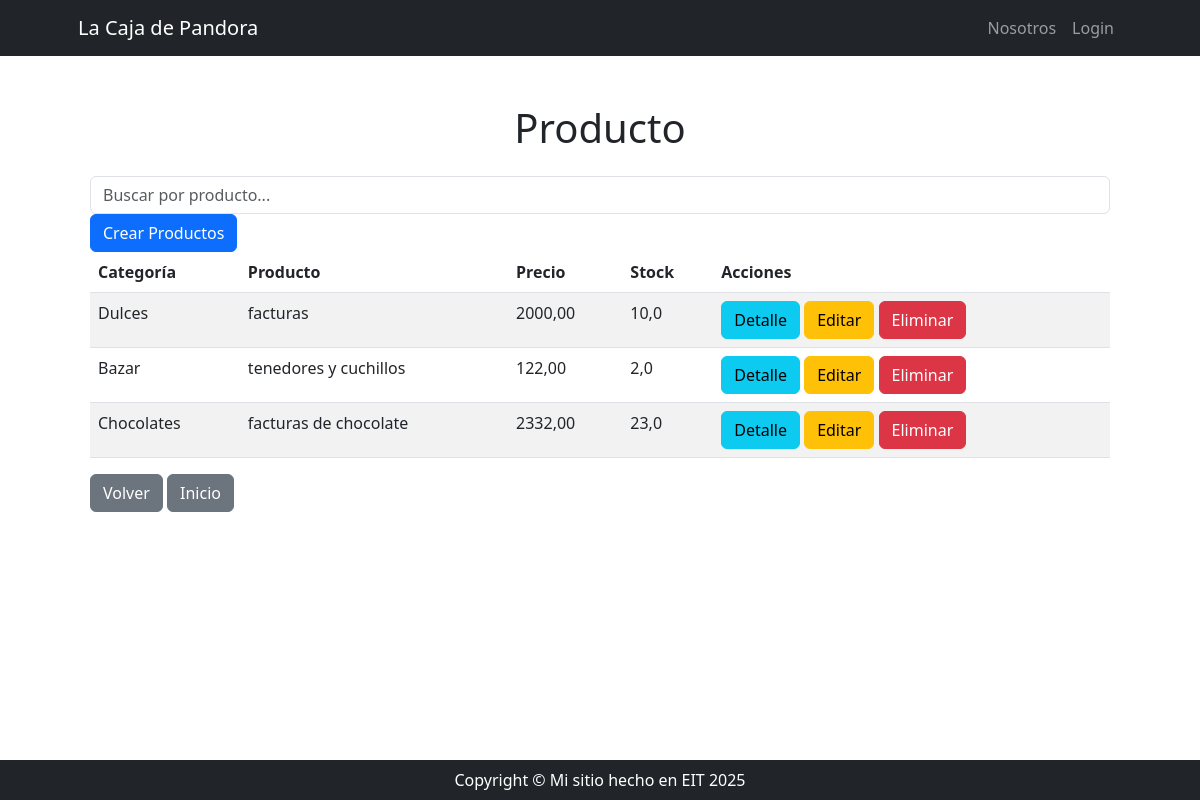
The page /producto/producto/list/ on the database as committed earlier.
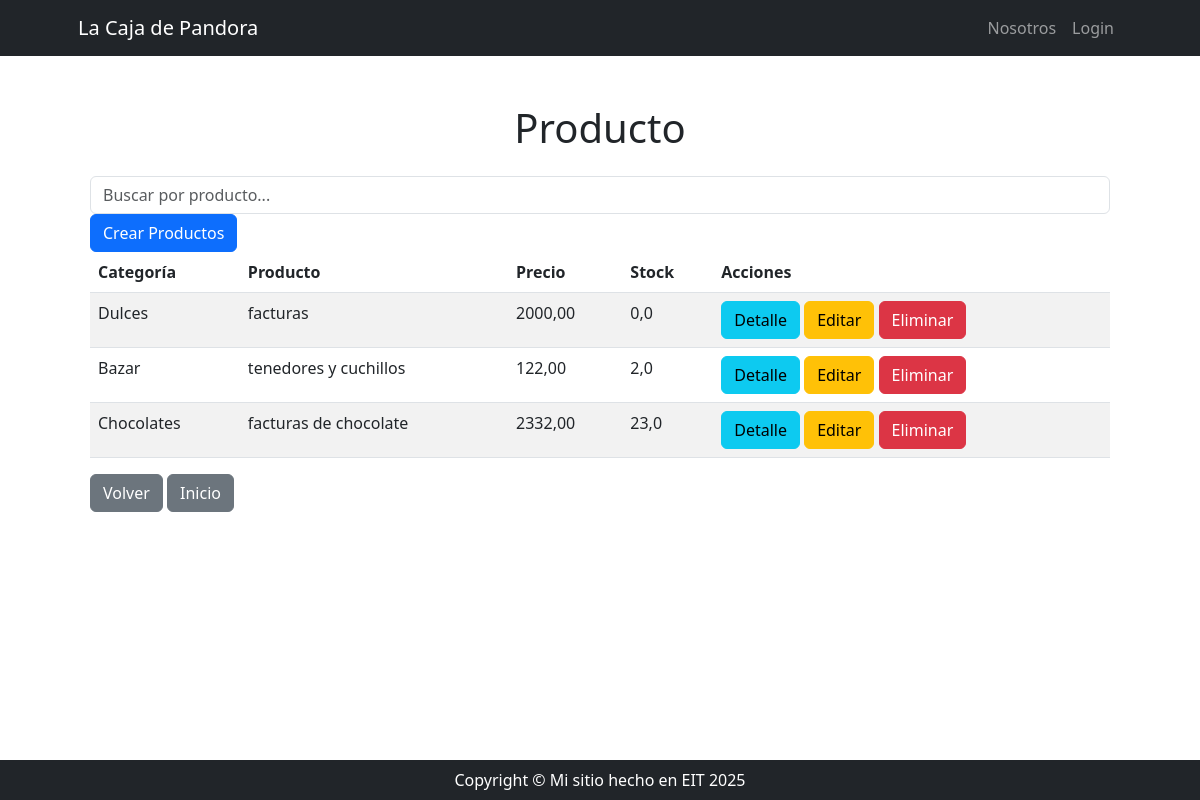
The same page on the database as committed later.
### producto/models.py (models this page shows, shortened)
class Producto(models.Model):
    categoria = models.ForeignKey(
        Categoria, on_delete=models.SET_NULL, null=True, blank=True, verbose_name='categoría'
    )
    nombre = models.CharField(max_length=100, db_index=True)
    descripcion = models.TextField(verbose_name='descripción', null=True, blank=True)
    precio = models.DecimalField(max_digits=10, decimal_places=2)
    stock = models.FloatField()
    class Meta:
        unique_together = ('categoria', 'nombre')
        verbose_name = 'producto'
        verbose_name_plural = 'productos'

class Categoria(models.Model):
    nombre = models.CharField(max_length=100, unique=True)
    descripcion = models.TextField(verbose_name='descripción', null=True, blank=True)
    def __str__(self) -> str:
        return self.nombre
    class Meta:
        ordering = ['nombre']
        verbose_name = 'categoría de productos'
        verbose_name_plural = 'categorías de productos'

### producto/views_models/producto.py (the view)
# urls.py: path('producto/list/', producto.ProductoListView.as_view(), name='producto_list'),
@method_decorator(login_not_required, name='dispatch')
class ProductoListView(ListView):
    model = Producto
    def get_queryset(self):
        busqueda = self.request.GET.get('busqueda')
        if busqueda:
            queryset = Producto.objects.filter(nombre__icontains=busqueda)
        else:
            queryset = Producto.objects.all()
        return queryset

### producto/templates/producto/producto_list.html
{% extends 'core/base.html' %}
{% block content %}
<div class="container mt-5">
    <h1 class="text-center mb-4">Producto</h1>
    <form method="get">
        <input type="text" name="busqueda" placeholder="Buscar por producto..." class="form-control">
    </form>
    <a href="{% url 'producto:producto_create' %}">
        <button class="btn btn-primary">Crear Productos</button>
    </a>
    <div class="row">
        <div class="col-md-12">
            <table class="table table-striped">
                <thead>
                    <tr>
                        <th>Categoría</th>
                        <th>Producto</th>
                        <th>Precio</th>
                        <th>Stock</th>
                        <th>Acciones</th>
                    </tr>
                </thead>
                <tbody>
                    {% for producto in object_list %}
                        <tr>
                            {% if producto.categoria %}
                                <td>{{ producto.categoria }} </td>
                            {% else %}
                                <td></td>
                            {% endif %}
                            <td>{{ producto.nombre }} </td>
                            <td>{{ producto.precio }} </td>
                            <td>{{ producto.stock }} </td>
                            <td>
                                <a href="{% url 'producto:producto_detail' producto.id %}"><button class="btn btn-info">Detalle</button></a>
                                <a href="{% url 'producto:producto_update' producto.id %}"><button class="btn btn-warning">Editar</button></a>
                                <a href="{% url 'producto:producto_delete' producto.id %}"><button class="btn btn-danger">Eliminar</button></a>
                            </td>
                        </tr>
                    {% empty %}
                        <tr>
                            <td colspan="5">No hay datos disponibles</td>
                        </tr>
                    {% endfor %}
                </tbody>
            </table>
        </div>
    </div>
    <a href="{% url 'producto:index' %}"><button class="btn btn-secondary">Volver</button></a>
    <a href="{% url 'core:index' %}"><button class="btn btn-secondary">Inicio</button></a>
</div>
{% endblock %}

Rows that differ between the two databases and show on the page:
changed Producto "facturas": stock "10,0" → "0,0"
